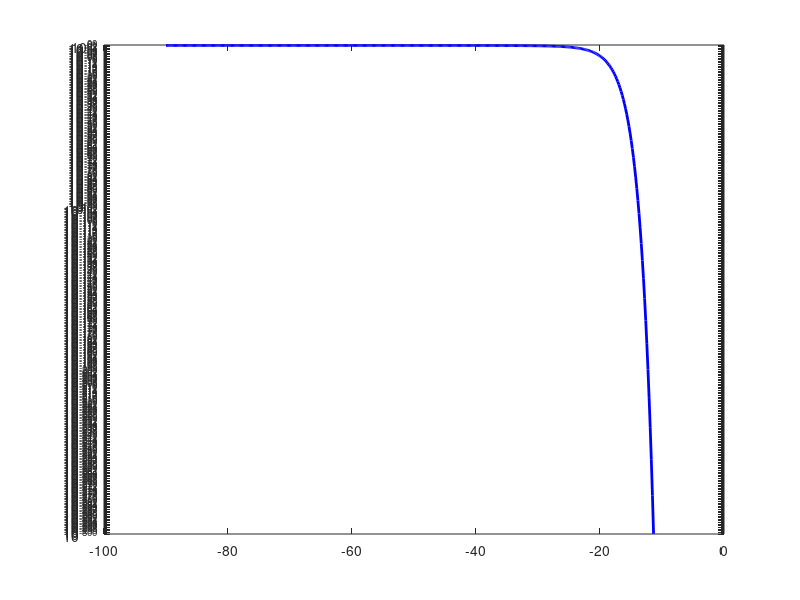

MATLAB code for this plot: (Note: this script raises an error after producing the figure.)
%% BER vs Received Power — PIN photodiode, OOK modulation
clear; clc; close all;
 
% Physical constants
q   = 1.602e-19;        % [C]   electron charge
k_B = 1.381e-23;        % [J/K] Boltzmann constant
 
% Detector parameters
R   = 1;                % [A/W] responsivity
B   = 1e9;              % [Hz]  electrical bandwidth
T   = 290;              % [K]   noise temperature
F   = 3;                % [-]   noise figure (linear)
R_L = 50;               % [Ohm] load resistance
 
% Received power sweep
P_rx  = logspace(-12, -3, 500);        % [W]
P_dBm = 10 * log10(P_rx * 1e3);       % [dBm]
 
% Noise variances
var_shot = 2 * q * R .* P_rx * B;     % shot noise (signal-dependent)
var_th   = 4 * k_B * T * F * B / R_L; % thermal noise (constant)
 
% Q-factor and BER
Q   = R .* P_rx ./ (sqrt(var_shot + var_th) + sqrt(var_th));
BER = 0.5 * erfc(Q / sqrt(2));
 
% Plot
figure;
semilogy(P_dBm, BER, 'b-', 'LineWidth', 2);
yline(1e-9, 'r--', 'BER = 10^{-9}', 'LabelOrientation', 'horizontal');
xlabel('Received power (dBm)');
ylabel('BER');
title('BER vs Received Power');
grid on;
xlim([-100 -20]);
ylim([1e-12 1]);
